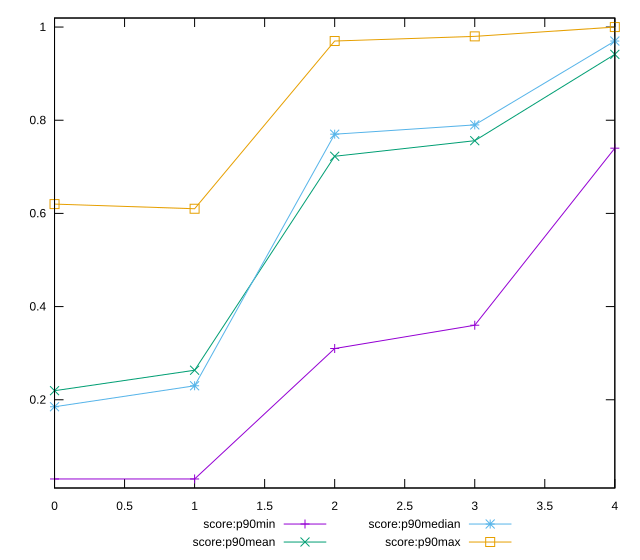

Generate this figure with gnuplot:
reset

$scoreP90Min <<EOF
0 0.03
1 0.03
2 0.31
3 0.36
4 0.74
EOF

$scoreP90Mean <<EOF
0 0.21946808510638297
1 0.26340425531914896
2 0.7226595744680854
3 0.756063829787234
4 0.941382978723404
EOF

$scoreP90Median <<EOF
0 0.185
1 0.23
2 0.77
3 0.79
4 0.97
EOF

$scoreP90Max <<EOF
0 0.62
1 0.61
2 0.97
3 0.98
4 1
EOF

set key outside below
set xrange [0:4]
set yrange [0.010599999999999998:1.0194]
set trange [0.010599999999999998:1.0194]
set terminal svg size 640, 560 enhanced background rgb 'white'
set output "report_00015_2021-02-09T16-11-33.973Z/mainthread-work-breakdown/progression/score.svg"

plot $scoreP90Min title "score:p90min" with linespoints, \
     $scoreP90Mean title "score:p90mean" with linespoints, \
     $scoreP90Median title "score:p90median" with linespoints, \
     $scoreP90Max title "score:p90max" with linespoints

reset
